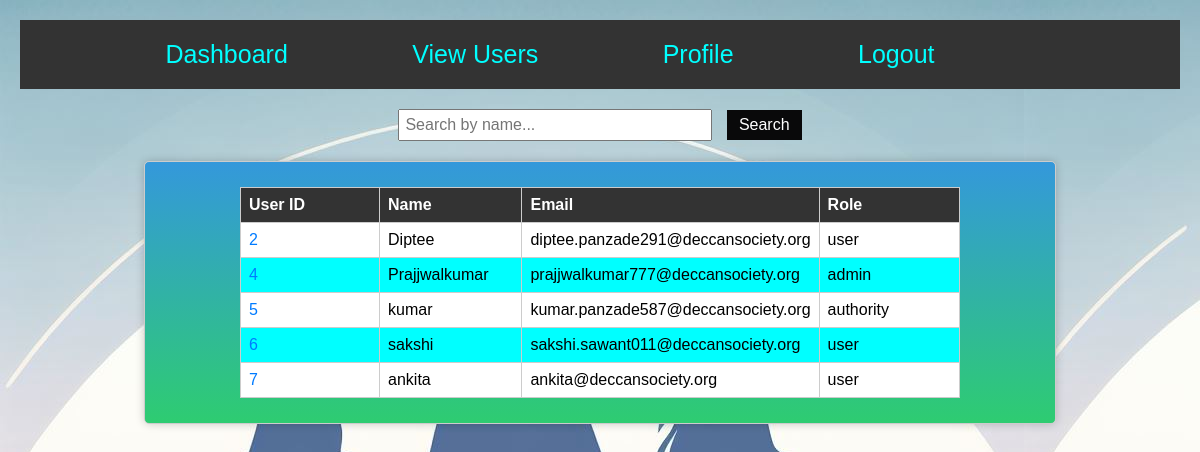
Screenshot of /view_user (signed in) with the database file from the repository.
### tables this page shows
CREATE TABLE user (
            user_id INTEGER PRIMARY KEY AUTOINCREMENT,
            username TEXT NOT NULL,
            password TEXT NOT NULL,
            name TEXT NOT NULL,
            email TEXT NOT NULL,
            unique_id TEXT NOT NULL,
            registration_date TEXT NOT NULL,
            user_role TEXT NOT NULL
        );

### app.py (the view)
@app.route('/view_user')
def view_user():
    user_id = session.get('user_id')
    if user_id is None:
        flash('Please log in to view your complaints', 'error')
        return redirect('/login')
    conn = sqlite3.connect('abuse_reporting.db')
    cursor = conn.cursor()
    cursor.execute("SELECT user_id, name, email, user_role FROM user")
    users = cursor.fetchall()
    conn.close()
    return render_template('view_user.html', users=users)

### app.py (called while the page is built)
@app.after_request
def add_no_cache_headers(response):
    response.headers['Cache-Control'] = 'no-cache, no-store, must-revalidate'
    response.headers['Pragma'] = 'no-cache'
    response.headers['Expires'] = '0'
    return response

### templates/view_user.html (shortened to what this page needs)
<!DOCTYPE html>
<html>
<head>
</head>
<body>
    <center>
        <div class="menu-bar">
            <ul>
                <li><a href="/admin_dashboard">Dashboard</a></li>
                <li><a href="/view_user">View Users</a></li>
                <li><a href="/admin_profile">Profile</a></li>
                <li><a href="/logout">Logout</a></li>
            </ul>
        </div>
    </center>
    <div id="search-bar">
        <input type="text" id="search-input" placeholder="Search by name...">
        <button id="search-button" onclick="searchUsers()">Search</button>
    </div>
    <div class="container">
        <table border="1">
            <thead>
                <tr>
                    <th>User ID</th>
                    <th>Name</th>
                    <th>Email</th>
                    <th>Role</th>
                </tr>
            </thead>
            <tbody>
                {% for user in users %}
                <tr>
                    <td><a href="/admin_profile/{{ user[0] }}">{{ user[0] }}</a></td>
                    <td>{{ user[1] }}</td>
                    <td>{{user[2]}}</td>
                    <td>{{user[3]}}</td>
                </tr>
                {% endfor %}
            </tbody>
        </table>
    </div>
</body>
</html>

### templates/view_user.html (style rules this page uses)
body { font-family: Arial; background-image: url('static/images/auth.jpeg'); margin: 0; padding: 0; }
table { width: 80%; margin: 20px auto; border-collapse: collapse; background-color: #fff; }
table, th, td { border: 1px solid #ccc; width : 80% }
tr:nth-child(even) { background-color: aqua; }
th, td { padding: 8px; text-align: left; width : 20% }
th { background-color: #333; color: #fff; width : 20% }
a { text-decoration: none; color: #007bff; }
#search-bar { margin: 20px auto; text-align: center; }
#search-input { padding: 5px; width: 300px; font-size: 16px; }
#search-button { padding: 6px 12px; background-color: #09090a; color: #fff; border: none; cursor: pointer; font-size: 16px; margin-left: 10px; }
.menu-bar { background-color: #333; padding: 20px; margin: 20px; color: aquamarine; }
.menu-bar ul { list-style-type: none; margin: 0; padding: 0; }
.menu-bar ul li { display: inline; margin-right: 100px; font-size: 25px; }
.menu-bar ul li a { text-decoration: none; color: aqua; font-size: 25px; padding: 5px 10px; border: 2px black transparent; transition: border 0.3s ease; }
.container { width: 900px; margin: 0 auto; padding: 5px; border: 1px solid #ccc; border-radius: 5px; box-shadow: 0 0 10px rgba(0, 0, 0, 0.2); background-image: linear-gradient(to bottom, #3498db, #2ecc71); }

### rows the page displays
user: user_id "2", name "Diptee", email "diptee.panzade291@deccansociety.org", user_role "user"
user: user_id "4", name "Prajjwalkumar", email "prajjwalkumar777@deccansociety.org", user_role "admin"
user: user_id "5", name "kumar", email "kumar.panzade587@deccansociety.org", user_role "authority"
user: user_id "6", name "sakshi", email "sakshi.sawant011@deccansociety.org", user_role "user"
user: user_id "7", name "ankita", email "ankita@deccansociety.org", user_role "user"
